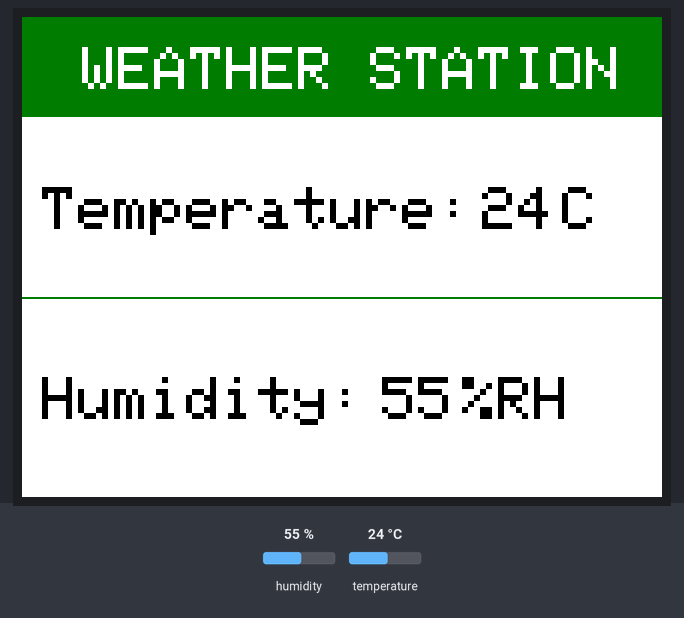
A sketch run on a simulated ESP32. On the bench: 320×240 colour display. The inputs (shaded band) are chosen by the test bench; at power-on: humidity 55 %, temperature 24 °C.

Above: at 1.3 s.
1.4 s: humidity set to 22 %
At 2.5 s:
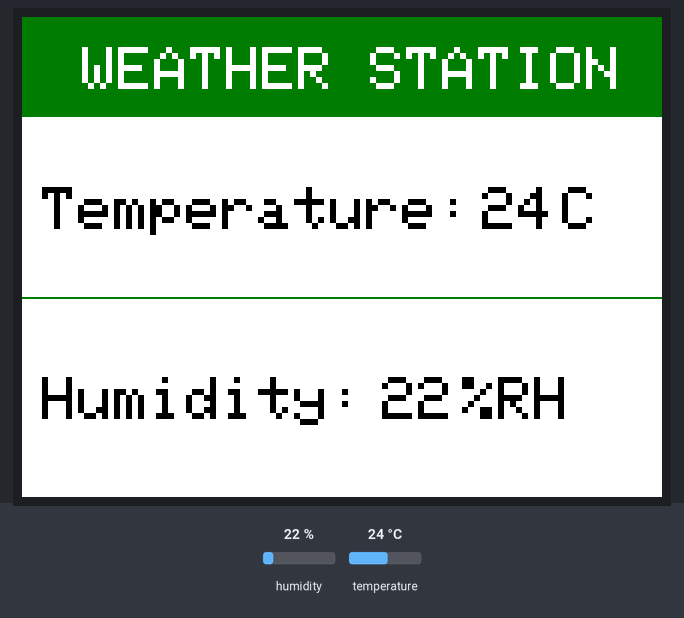
3.3 s: temperature set to 12 °C
At 3.8 s:
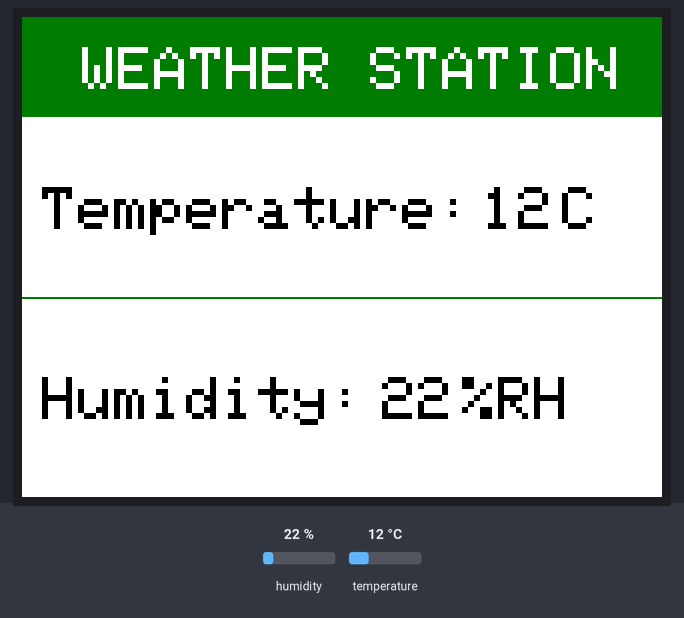
4.9 s: humidity set to 40 %
At 6.3 s:
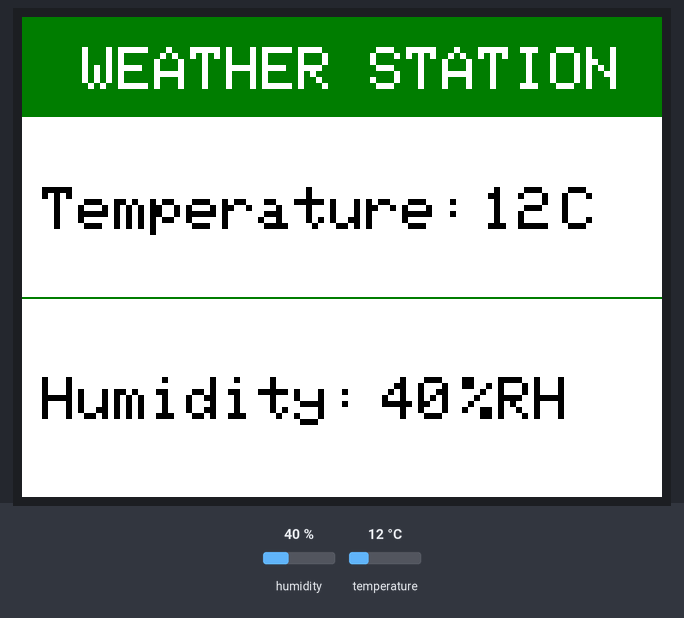
6.7 s: temperature set to 19 °C
Timing chart, 0 to 9.3 s (numbered marks = the images above; inputs shaded):
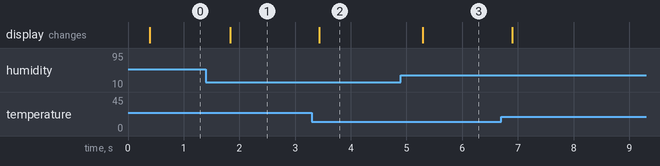

The sketch:

sht40-LCD.ino
```cpp
#include "TFT_eSPI.h"
#include <Arduino.h>
#include <SensirionI2CSht4x.h>
#include <Wire.h>

SensirionI2CSht4x sht4x;
TFT_eSPI tft;
TFT_eSprite spr = TFT_eSprite(&tft);

float temperature, humidity;

void setup(void) {
  Wire.begin();
  sht4x.begin(Wire);
  tft.begin();
  tft.setRotation(3);
  spr.createSprite(TFT_HEIGHT,TFT_WIDTH);
}

void loop() {
  sht4x.measureHighPrecision(temperature, humidity);

  //Setting the title header
  spr.fillSprite(TFT_WHITE);
  spr.fillRect(0,0,320,50,TFT_DARKGREEN);
  spr.setTextColor(TFT_WHITE);
  spr.setTextSize(3);
  spr.drawString("WEATHER STATION",30,15);

  //Drawing horizontal line
  spr.drawFastHLine(0,140,320,TFT_DARKGREEN);

  //Setting temperature
  spr.setTextColor(TFT_BLACK);
  spr.setTextSize(3);
  spr.drawString("Temperature:",10,85);
  spr.setTextSize(3);
  spr.drawNumber(temperature,230,85);
  spr.drawString("C",270,85);

  //Setting humidity
  spr.setTextSize(3);
  spr.drawString("Humidity:",10,180);
  spr.setTextSize(3);
  spr.drawNumber(humidity,180,180);
  spr.drawString("%RH",220,180);

  spr.pushSprite(0,0);
  delay(50);
}
```

Measured:
- after the input at 1.4 s, the display: changes after 0.43 s (image 1)
- after the input at 3.3 s, the display: changes after 0.13 s (image 2)
- after the input at 4.9 s, the display: changes after 0.40 s (image 3)
